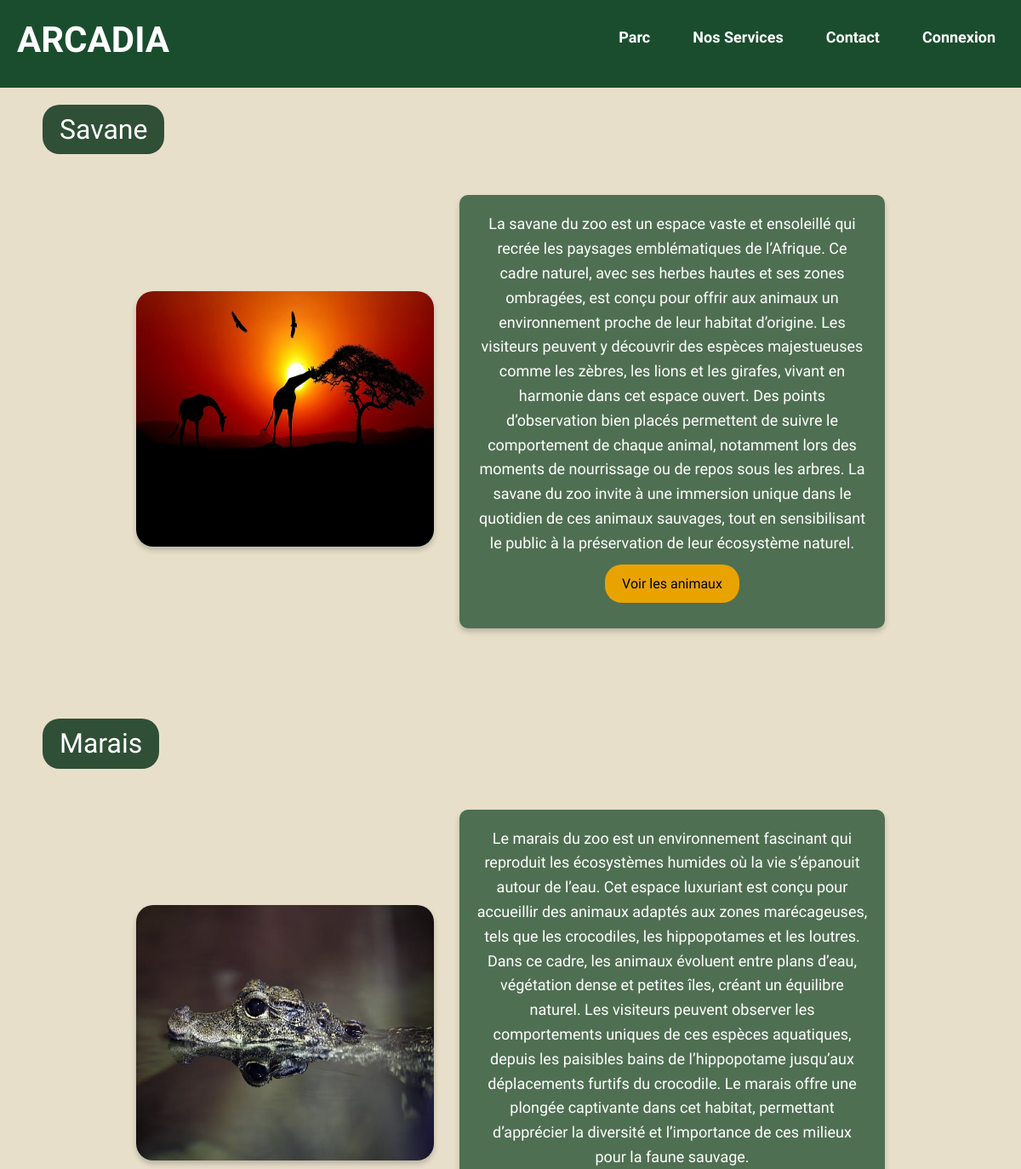
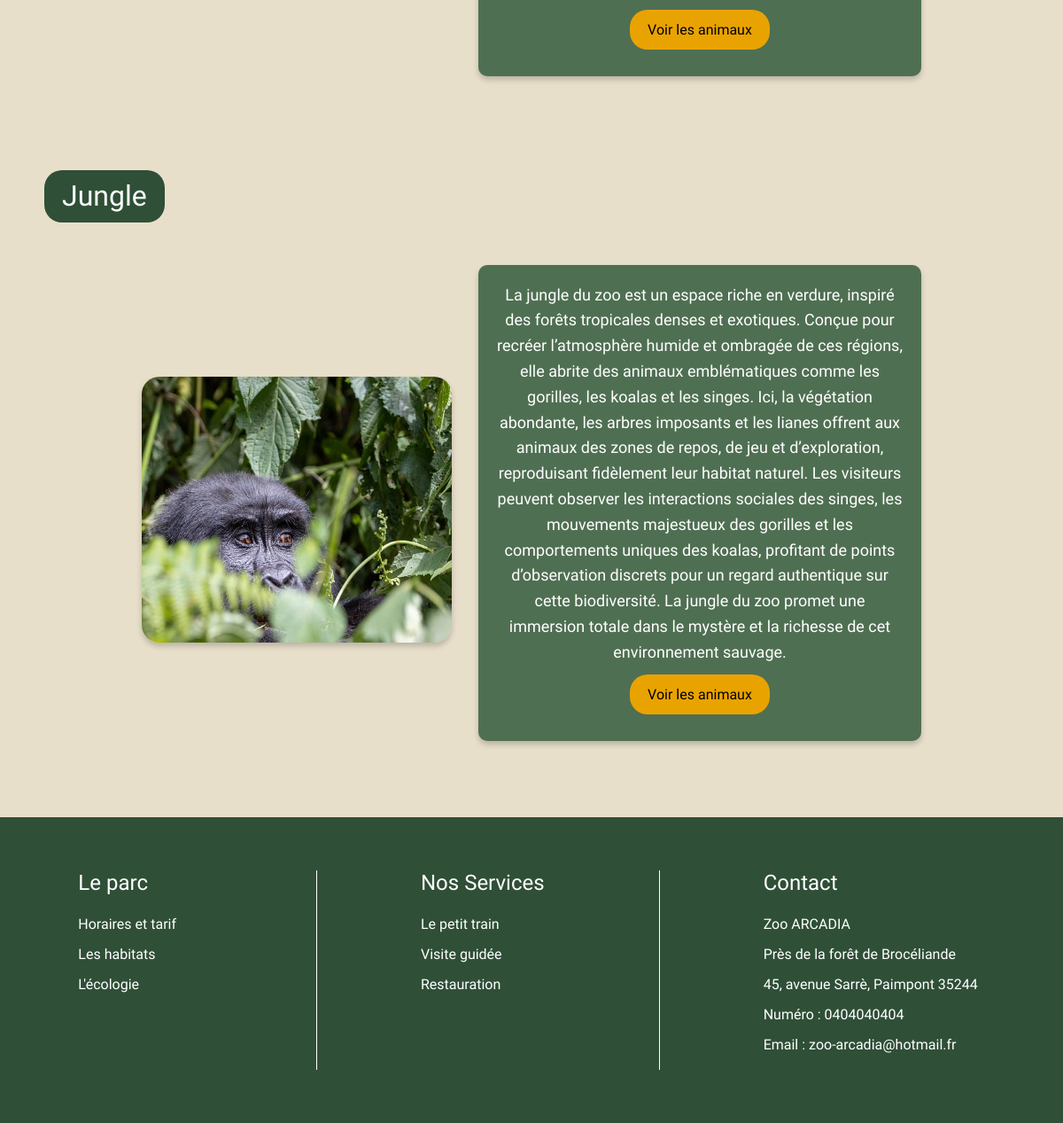
/habitats.php, run on the app's committed database (2 pictures, top to bottom).
### tables this page shows
CREATE TABLE `habitats` (
  `id` int(11) NOT NULL,
  `nom` varchar(50) NOT NULL,
  `description` text NOT NULL,
  `image` varchar(255) DEFAULT NULL
);

### habitats.php (the view, shortened to what this page needs)
<?php
require_once 'elements/header.php';
require_once 'db_connection.php';
$query_habitats = "SELECT id, nom, description, image FROM habitats";
$result_habitats = $mysqli->query($query_habitats);
if ($result_habitats->num_rows > 0):
    while ($habitat = $result_habitats->fetch_assoc()):
        $photo_path = !empty($habitat['image']) ? "dashbord/" . $habitat['image'] : "images/default_habitat.jpg";
?>
        <div class="title beige">
            <h2 class="sous-menu vert" id="habitat-<?php echo htmlspecialchars($habitat['id']); ?>">
                <?php echo htmlspecialchars($habitat['nom']); ?>
            </h2>
        </div>
        <div class="mainpage3">
            <img src="<?php echo htmlspecialchars($photo_path); ?>" alt="Photo de <?php echo htmlspecialchars($habitat['nom']); ?>" class="imgZoo3">
            <p class="bienvenue2">
                <?php echo htmlspecialchars($habitat['description']); ?>
                <br>
                <a href="animaux.php?habitat_id=<?php echo $habitat['id']; ?>" class="button">Voir les animaux</a>
            </p>
        </div>
<?php
    endwhile;
else:
?>
    <p>Aucun habitat disponible pour le moment.</p>
<?php
endif;
require_once 'elements/footer.php';
?>
</body>
</html>

### elements/header.php (shortened to what this page needs)
<!DOCTYPE html>
<html lang="fr">
<head>
    <link href="https://cdn.jsdelivr.net/npm/bootstrap@5.3.0-alpha1/dist/css/bootstrap.min.css" rel="stylesheet">
    <link rel="stylesheet" href="style.css">
</head>
<body>
    <header>
        <h1><a href="acceuil.php" class="href">ARCADIA</a></h1>
        <nav id="nav-menu">
            <ul class="main-nav">
                <li><a href="#">Parc</a>
                </li>
                <li><a href="service.php">Nos Services</a>
                </li>
                <li><a href="contact.php">Contact</a>
                </li>
                <li><a href="connexion.php">Connexion</a></li>
            </ul>
        </nav>
    </header>

### elements/footer.php
<footer>
    <div class="footer-section">
        <h3>Le parc</h3>
        <ul>
            <li><a href="horaire.php#tarif">Horaires et tarif</a></li>
            <li><a href="habitats.php">Les habitats</a></li>
            <li><a href="ecologie.php">L'écologie</a></li>
        </ul>
    </div>
    <div class="footer-section">
        <h3>Nos Services</h3>
        <ul>
            <li><a href="service.php#le-petit-train">Le petit train</a></li>
            <li><a href="service.php#visite-guidee">Visite guidée</a></li>
            <li><a href="service.php#restauration">Restauration</a></li>
        </ul>
    </div>
    <div class="footer-section">
        <h3>Contact</h3>
        <ul>
            <li>Zoo ARCADIA</li>
            <li>Près de la forêt de Brocéliande</li>
            <li>45, avenue Sarrè, Paimpont 35244</li>
            <li>Numéro : 0404040404</li>
            <li>Email : zoo-arcadia@hotmail.fr</li>
        </ul>
    </div>
</footer>

### style.css (style rules this page uses)
* { margin: 0; padding: 0; box-sizing: border-box; }
body { font-family: "Signika Negative", sans-serif; }
header { background-color: #1A4D2E; padding: 20px; display: flex; justify-content: space-between; align-items: center; position: relative; }
h1 a { color: white; font-size: 42px; font-weight: bold; text-decoration: none; }
.main-nav { list-style: none; display: flex; gap: 30px; }
.main-nav li { position: relative; }
.main-nav a { color: white; text-decoration: none; font-size: 18px; font-weight: bold; padding: 10px; display: block; transition: color 0.3s ease; }
footer { background-color: #2f4f37; color: white; padding: 40px 20px; display: flex; justify-content: space-around; flex-wrap: wrap; }
.footer-section { min-width: 250px; margin: 20px; position: relative; }
.footer-section:not(:last-child)::after { content: ''; position: absolute; right: -20px; top: 0; height: 100%; width: 1px; background-color: white; }
.footer-section h3 { color: white; margin-bottom: 20px; font-size: 24px; }
.footer-section ul { list-style: none; padding: 0; }
.footer-section ul li { margin-bottom: 10px; }
.footer-section ul li a { color: white; text-decoration: none; transition: color 0.3s ease; }
.button { display: inline-block; padding: 10px 20px; background-color: #E9A300; color: black; text-align: center; text-decoration: none; border-radius: 20px; font-size: 16px; transition: transform 0.3s ease, background-color 0.3s ease; margin: 10px; }
.sous-menu.vert { color: white; background-color: #2f4f37; display: inline-block; padding: 10px 20px; border-radius: 20px; max-width: 300px; text-align: center; }
.mainpage, .mainpage2, .mainpage3, .mainpage4, .mainpage5, .mainpage6, .maineco1, .maineco2 { display: flex; justify-content: center; align-items: center; flex-wrap: wrap; gap: 30px; padding: 20px; margin: 0 auto; padding-bottom: 70px; }
.mainpage, .mainpage3, .mainpage5, .maineco1 { background-color: #E8DFCA; }
.title.beige { background-color: #E8DFCA; padding: 20px; text-align: left; padding-left: 50px; }
.imgZoo, .imgZoo2, .imgZoo3 { width: 350px; height: 300px; background-size: cover; background-position: center; border-radius: 20px; box-shadow: 0 4px 6px rgba(0, 0, 0, 0.2); }
.bienvenue2, .horaire { background-color: #4F6F52; color: white; padding: 20px; border-radius: 10px; width: 500px; min-height: 150px; text-align: center; font-size: 18px; line-height: 1.6; box-shadow: 0 4px 6px rgba(0, 0, 0, 0.2); }

### data on the page
habitats: nom "Savane", image (picture), description "La savane du zoo est un espace vaste et ensoleillé qui recrée les paysages emblématiques de l’Afrique. Ce cadre naturel, avec ses herbes hautes et ses zones ombragées, est conçu pour offrir aux animaux un environnement proche de leur habitat d’origine. Les visiteurs peuvent y découvrir des espèces majestueuses comme les zèbres, les lions et les girafes, vivant en harmonie dans cet espace ouvert. Des points d’observation bien placés permettent de suivre le comportement de chaque animal, notamment lors des moments de nourrissage ou de repos sous les arbres. La savane du zoo invite à une immersion unique dans le quotidien de ces animaux sauvages, tout en sensibilisant le public à la…"
habitats: nom "Marais", image (picture), description "Le marais du zoo est un environnement fascinant qui reproduit les écosystèmes humides où la vie s’épanouit autour de l’eau. Cet espace luxuriant est conçu pour accueillir des animaux adaptés aux zones marécageuses, tels que les crocodiles, les hippopotames et les loutres. Dans ce cadre, les animaux évoluent entre plans d’eau, végétation dense et petites îles, créant un équilibre naturel. Les visiteurs peuvent observer les comportements uniques de ces espèces aquatiques, depuis les paisibles bains de l’hippopotame jusqu’aux déplacements furtifs du crocodile. Le marais offre une plongée captivante dans cet habitat, permettant d’apprécier la diversité et l’importance de ces milieux pour la…"
habitats: nom "Jungle", image (picture), description "La jungle du zoo est un espace riche en verdure, inspiré des forêts tropicales denses et exotiques. Conçue pour recréer l’atmosphère humide et ombragée de ces régions, elle abrite des animaux emblématiques comme les gorilles, les koalas et les singes. Ici, la végétation abondante, les arbres imposants et les lianes offrent aux animaux des zones de repos, de jeu et d’exploration, reproduisant fidèlement leur habitat naturel. Les visiteurs peuvent observer les interactions sociales des singes, les mouvements majestueux des gorilles et les comportements uniques des koalas, profitant de points d’observation discrets pour un regard authentique sur cette biodiversité. La jungle du zoo promet une…"
